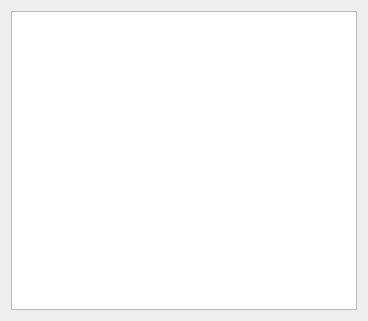
<?xml version="1.0" encoding="UTF-8"?>
<ui version="4.0">
 <class>Widget</class>
 <widget class="QWidget" name="Widget">
  <property name="geometry">
   <rect>
    <x>0</x>
    <y>0</y>
    <width>368</width>
    <height>321</height>
   </rect>
  </property>
  <property name="windowTitle">
   <string>Widget</string>
  </property>
  <layout class="QVBoxLayout" name="verticalLayout">
   <item>
    <widget class="QTextEdit" name="textEdit"/>
   </item>
  </layout>
 </widget>
 <resources/>
 <connections/>
</ui>
